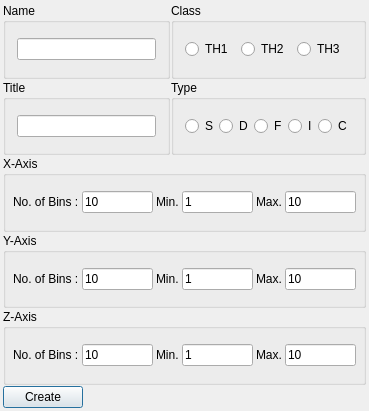
<?xml version="1.0" encoding="UTF-8"?>
<ui version="4.0">
 <author>Mohammad Al-Turany/Sergey Linev</author>
 <class>TGo4CreateNewHistogram</class>
 <widget class="QDialog" name="TGo4CreateNewHistogram">
  <property name="geometry">
   <rect>
    <x>0</x>
    <y>0</y>
    <width>369</width>
    <height>411</height>
   </rect>
  </property>
  <property name="windowTitle">
   <string>Create New Histogram</string>
  </property>
  <layout class="QGridLayout">
   <property name="margin">
    <number>3</number>
   </property>
   <property name="spacing">
    <number>1</number>
   </property>
   <item row="0" column="0">
    <widget class="QGroupBox" name="groupBox">
     <property name="title">
      <string>Name</string>
     </property>
     <layout class="QGridLayout" name="gridLayout_2">
      <item row="0" column="0">
       <widget class="QLineEdit" name="HisName"/>
      </item>
     </layout>
    </widget>
   </item>
   <item row="0" column="1">
    <widget class="QGroupBox" name="HisClassBox">
     <property name="title">
      <string>Class</string>
     </property>
     <layout class="QHBoxLayout" name="HisClassLayout">
      <property name="spacing">
       <number>1</number>
      </property>
      <item>
       <widget class="QRadioButton" name="TH1_b">
        <property name="text">
         <string>TH1</string>
        </property>
       </widget>
      </item>
      <item>
       <widget class="QRadioButton" name="TH2_b">
        <property name="text">
         <string>TH2</string>
        </property>
       </widget>
      </item>
      <item>
       <widget class="QRadioButton" name="TH3_b">
        <property name="text">
         <string>TH3</string>
        </property>
       </widget>
      </item>
     </layout>
    </widget>
   </item>
   <item row="1" column="0">
    <widget class="QGroupBox" name="groupBox_2">
     <property name="title">
      <string>Title</string>
     </property>
     <layout class="QGridLayout" name="gridLayout_3">
      <item row="0" column="0">
       <widget class="QLineEdit" name="HisTitle"/>
      </item>
     </layout>
    </widget>
   </item>
   <item row="1" column="1">
    <widget class="QGroupBox" name="HisType">
     <property name="title">
      <string>Type</string>
     </property>
     <layout class="QHBoxLayout" name="HisTypeLayout">
      <property name="spacing">
       <number>1</number>
      </property>
      <item>
       <widget class="QRadioButton" name="S_b">
        <property name="text">
         <string>S</string>
        </property>
       </widget>
      </item>
      <item>
       <widget class="QRadioButton" name="D_b">
        <property name="text">
         <string>D</string>
        </property>
       </widget>
      </item>
      <item>
       <widget class="QRadioButton" name="F_b">
        <property name="text">
         <string>F</string>
        </property>
       </widget>
      </item>
      <item>
       <widget class="QRadioButton" name="I_b">
        <property name="text">
         <string>I</string>
        </property>
       </widget>
      </item>
      <item>
       <widget class="QRadioButton" name="C_b">
        <property name="text">
         <string>C</string>
        </property>
       </widget>
      </item>
     </layout>
    </widget>
   </item>
   <item row="2" column="0" colspan="2">
    <widget class="QGroupBox" name="GroupBox7">
     <property name="title">
      <string>X-Axis</string>
     </property>
     <layout class="QGridLayout">
      <property name="margin">
       <number>7</number>
      </property>
      <property name="spacing">
       <number>3</number>
      </property>
      <item row="0" column="0">
       <widget class="QLabel" name="TextLabel4">
        <property name="text">
         <string>No. of Bins :</string>
        </property>
        <property name="wordWrap">
         <bool>false</bool>
        </property>
       </widget>
      </item>
      <item row="0" column="1">
       <widget class="QLineEdit" name="XNoOfBins">
        <property name="text">
         <string>10</string>
        </property>
       </widget>
      </item>
      <item row="0" column="2">
       <widget class="QLabel" name="TextLabel5">
        <property name="text">
         <string>Min.</string>
        </property>
        <property name="wordWrap">
         <bool>false</bool>
        </property>
       </widget>
      </item>
      <item row="0" column="3">
       <widget class="QLineEdit" name="Xmin">
        <property name="text">
         <string>1</string>
        </property>
       </widget>
      </item>
      <item row="0" column="4">
       <widget class="QLabel" name="TextLabel6">
        <property name="text">
         <string>Max.</string>
        </property>
        <property name="wordWrap">
         <bool>false</bool>
        </property>
       </widget>
      </item>
      <item row="0" column="5">
       <widget class="QLineEdit" name="Xmax">
        <property name="text">
         <string>10</string>
        </property>
       </widget>
      </item>
     </layout>
    </widget>
   </item>
   <item row="3" column="0" colspan="2">
    <widget class="QGroupBox" name="YAxisGroup">
     <property name="title">
      <string>Y-Axis</string>
     </property>
     <layout class="QGridLayout">
      <property name="margin">
       <number>7</number>
      </property>
      <property name="spacing">
       <number>3</number>
      </property>
      <item row="0" column="0">
       <widget class="QLabel" name="TextLabel4_2">
        <property name="text">
         <string>No. of Bins :</string>
        </property>
        <property name="wordWrap">
         <bool>false</bool>
        </property>
       </widget>
      </item>
      <item row="0" column="1">
       <widget class="QLineEdit" name="YNoOfBins">
        <property name="text">
         <string>10</string>
        </property>
       </widget>
      </item>
      <item row="0" column="2">
       <widget class="QLabel" name="TextLabel5_2">
        <property name="text">
         <string>Min.</string>
        </property>
        <property name="wordWrap">
         <bool>false</bool>
        </property>
       </widget>
      </item>
      <item row="0" column="3">
       <widget class="QLineEdit" name="Ymin">
        <property name="text">
         <string>1</string>
        </property>
       </widget>
      </item>
      <item row="0" column="4">
       <widget class="QLabel" name="TextLabel6_2">
        <property name="text">
         <string>Max.</string>
        </property>
        <property name="wordWrap">
         <bool>false</bool>
        </property>
       </widget>
      </item>
      <item row="0" column="5">
       <widget class="QLineEdit" name="Ymax">
        <property name="text">
         <string>10</string>
        </property>
       </widget>
      </item>
     </layout>
    </widget>
   </item>
   <item row="4" column="0" colspan="2">
    <widget class="QGroupBox" name="ZAxisGroup">
     <property name="title">
      <string>Z-Axis</string>
     </property>
     <layout class="QGridLayout">
      <property name="margin">
       <number>7</number>
      </property>
      <property name="spacing">
       <number>3</number>
      </property>
      <item row="0" column="0">
       <widget class="QLabel" name="TextLabel4_3">
        <property name="text">
         <string>No. of Bins :</string>
        </property>
        <property name="wordWrap">
         <bool>false</bool>
        </property>
       </widget>
      </item>
      <item row="0" column="1">
       <widget class="QLineEdit" name="ZNoOfBins">
        <property name="text">
         <string>10</string>
        </property>
       </widget>
      </item>
      <item row="0" column="2">
       <widget class="QLabel" name="TextLabel5_3">
        <property name="text">
         <string>Min.</string>
        </property>
        <property name="wordWrap">
         <bool>false</bool>
        </property>
       </widget>
      </item>
      <item row="0" column="3">
       <widget class="QLineEdit" name="Zmin">
        <property name="text">
         <string>1</string>
        </property>
       </widget>
      </item>
      <item row="0" column="4">
       <widget class="QLabel" name="TextLabel6_3">
        <property name="sizePolicy">
         <sizepolicy hsizetype="Preferred" vsizetype="Preferred">
          <horstretch>0</horstretch>
          <verstretch>0</verstretch>
         </sizepolicy>
        </property>
        <property name="text">
         <string>Max.</string>
        </property>
        <property name="wordWrap">
         <bool>false</bool>
        </property>
       </widget>
      </item>
      <item row="0" column="5">
       <widget class="QLineEdit" name="Zmax">
        <property name="text">
         <string>10</string>
        </property>
       </widget>
      </item>
     </layout>
    </widget>
   </item>
   <item row="5" column="0" colspan="2">
    <layout class="QHBoxLayout">
     <item>
      <widget class="QPushButton" name="CreateHistogram">
       <property name="toolTip">
        <string>Create histogram in local workspace.</string>
       </property>
       <property name="text">
        <string>Create</string>
       </property>
       <property name="shortcut">
        <string>Alt+L</string>
       </property>
      </widget>
     </item>
     <item>
      <spacer name="spacer8">
       <property name="orientation">
        <enum>Qt::Horizontal</enum>
       </property>
       <property name="sizeType">
        <enum>QSizePolicy::Expanding</enum>
       </property>
       <property name="sizeHint" stdset="0">
        <size>
         <width>40</width>
         <height>20</height>
        </size>
       </property>
      </spacer>
     </item>
    </layout>
   </item>
  </layout>
 </widget>
 <layoutdefault spacing="6" margin="11"/>
 <resources/>
 <connections>
  <connection>
   <sender>TH1_b</sender>
   <signal>toggled(bool)</signal>
   <receiver>YAxisGroup</receiver>
   <slot>setDisabled(bool)</slot>
   <hints>
    <hint type="sourcelabel">
     <x>20</x>
     <y>20</y>
    </hint>
    <hint type="destinationlabel">
     <x>20</x>
     <y>20</y>
    </hint>
   </hints>
  </connection>
  <connection>
   <sender>TH1_b</sender>
   <signal>toggled(bool)</signal>
   <receiver>ZAxisGroup</receiver>
   <slot>setDisabled(bool)</slot>
   <hints>
    <hint type="sourcelabel">
     <x>20</x>
     <y>20</y>
    </hint>
    <hint type="destinationlabel">
     <x>20</x>
     <y>20</y>
    </hint>
   </hints>
  </connection>
  <connection>
   <sender>TH2_b</sender>
   <signal>toggled(bool)</signal>
   <receiver>ZAxisGroup</receiver>
   <slot>setDisabled(bool)</slot>
   <hints>
    <hint type="sourcelabel">
     <x>20</x>
     <y>20</y>
    </hint>
    <hint type="destinationlabel">
     <x>20</x>
     <y>20</y>
    </hint>
   </hints>
  </connection>
  <connection>
   <sender>CreateHistogram</sender>
   <signal>clicked()</signal>
   <receiver>TGo4CreateNewHistogram</receiver>
   <slot>CreateLocalHist()</slot>
   <hints>
    <hint type="sourcelabel">
     <x>20</x>
     <y>20</y>
    </hint>
    <hint type="destinationlabel">
     <x>20</x>
     <y>20</y>
    </hint>
   </hints>
  </connection>
 </connections>
</ui>
